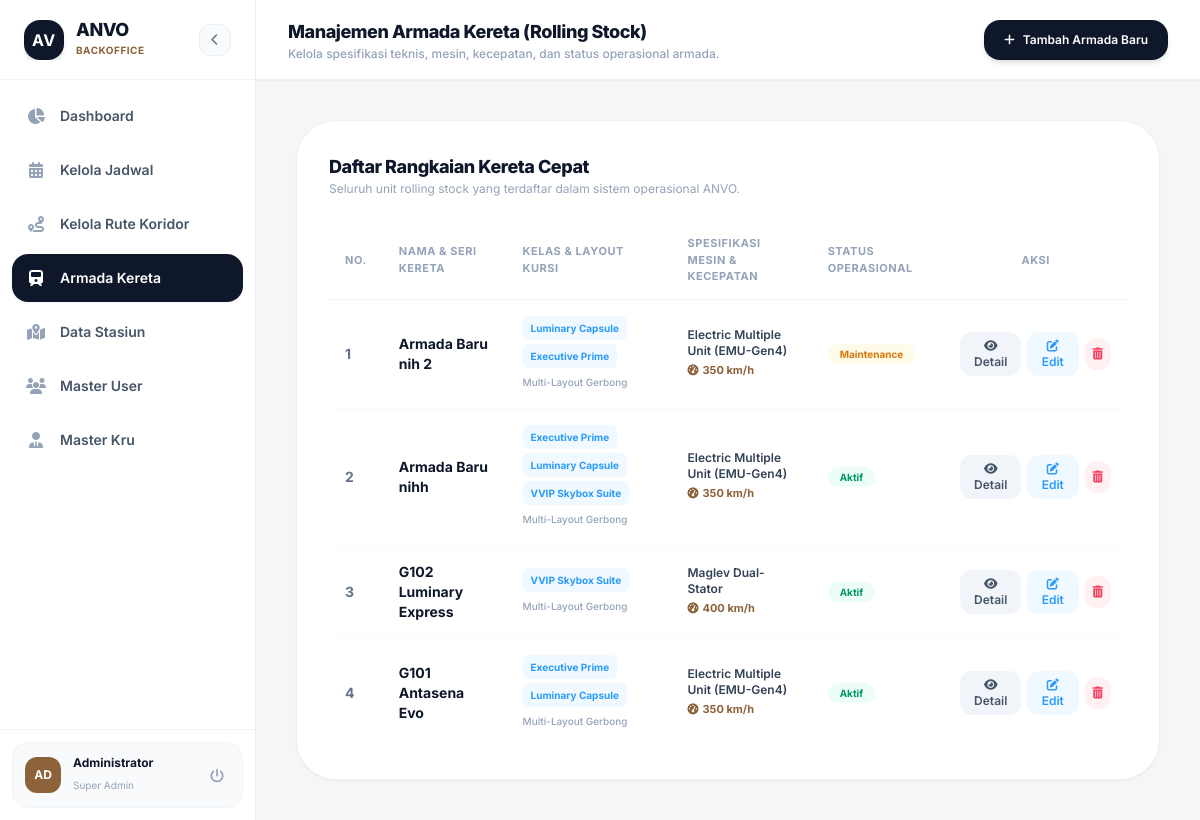
Screenshot of /public/armada with the database file from the repository.
### tables this page shows
CREATE TABLE `kereta` (
  `id_kereta` int(11) NOT NULL,
  `id_koridor` int(11) DEFAULT NULL,
  `nama_kereta` varchar(100) NOT NULL,
  `jenis_kelas` text NOT NULL,
  `layout_kursi` text NOT NULL,
  `jenis_mesin` varchar(100) DEFAULT 'Electric Multiple Unit (EMU-Gen4)',
  `kecepatan_maksimal` int(11) DEFAULT 350,
  `status_operasional` enum('Aktif','Standby','Maintenance','Rusak','Arsip/Gudang') DEFAULT 'Aktif',
  `kapasitas_kursi` int(11) DEFAULT 100
);

### app/Core/Controller.php (called while the page is built, shortened)
<?php
class Controller {
    public function view($view, $data = []) {
        extract($data);
        require_once '../views/' . $view . '.php';
    }
    public function model($model) {
        return new $model;
    }
}
?>

### app/Controllers/ArmadaController.php (called while the page is built, shortened)
<?php
class ArmadaController extends Controller {
    public function index() {
        $keretaModel = $this->model('Kereta');
        $data['judul'] = 'Manajemen Armada Kereta - ANVO Admin';
        $data['armada_list'] = $keretaModel->getAllKereta();
        $this->view('admin/armada', $data);
    }
}

### app/Core/App.php (called while the page is built, shortened)
<?php
class App {
    protected $method = 'index';
    protected $params = [];
    public function __construct() {
        $this->controller = new $this->controller;
        call_user_func_array([$this->controller, $this->method], $this->params);
    }
}
?>

### public/index.php (called while the page is built, shortened)
<?php
require_once '../app/Config/Database.php';
require_once '../app/Core/Controller.php';
require_once '../app/Core/App.php';
$app = new App();

### app/Models/Kereta.php (called while the page is built, shortened)
<?php
class Kereta {
    private $db;
    public function __construct() {
        $this->db = Database::getInstance()->getConnection();
    }
    public function getAllKereta() {
        $stmt = $this->db->prepare("SELECT * FROM kereta ORDER BY id_kereta DESC");
        $stmt->execute();
        $results = $stmt->fetchAll(PDO::FETCH_ASSOC);
        return $results;
    }
}

### app/Config/Database.php (called while the page is built, shortened)
<?php
class Database {
    private static $instance = null;
    private $pdo;
    private function __construct() {
        $config = parse_ini_file(__DIR__ . '/database.ini');
        $dsn = "mysql:host={$config['db_host']};dbname={$config['db_name']};charset=utf8mb4";
        $options = [
            PDO::ATTR_ERRMODE            => PDO::ERRMODE_EXCEPTION,
            PDO::ATTR_DEFAULT_FETCH_MODE => PDO::FETCH_ASSOC,
            PDO::ATTR_EMULATE_PREPARES   => false,
            PDO::ATTR_PERSISTENT         => true
        ];
        try {
            $this->pdo = new PDO($dsn, $config['db_user'], $config['db_pass'], $options);
        } catch (PDOException $e) {
            error_log("Koneksi Database PDO Gagal: " . $e->getMessage());
            throw new Exception("Sistem sedang mengalami gangguan. Silakan coba beberapa saat lagi.");
        }
    }
    public static function getInstance() {
        if (self::$instance === null) {
            self::$instance = new self();
        }
        return self::$instance;
    }
    public function getConnection() {
        return $this->pdo;
    }
}
?>

### views/admin/armada.php (the view, shortened to what this page needs)
<?php
$data['active_menu'] = 'armada';
require_once __DIR__ . '/../layouts/admin/header.php';
require_once __DIR__ . '/../layouts/admin/sidebar.php';
?>
    <div class="flex-1 flex flex-col min-w-0 relative">
        <header class="h-20 bg-white border-b border-slate-200/60 px-6 sm:px-8 flex justify-between items-center sticky top-0 z-25 shadow-sm">
            <div>
                <h1 class="text-base sm:text-lg font-extrabold text-[#0F172A] tracking-tight">Manajemen Armada Kereta (Rolling Stock)</h1>
                <p class="text-xs text-slate-400 font-medium">Kelola spesifikasi teknis, mesin, kecepatan, dan status operasional armada.</p>
            </div>
            <div>
                <button onclick="openModal('modal-tambah-armada')" class="bg-[#0F172A] hover:bg-[#8C6239] text-white px-5 py-3 rounded-2xl text-xs font-semibold transition-all shadow-md flex items-center gap-2">
                    <i class="fa-solid fa-plus"></i> Tambah Armada Baru
                </button>
            </div>
        </header>
        <main class="flex-1 p-6 sm:p-10 space-y-8 overflow-y-auto">
            <div class="bg-white p-6 sm:p-8 rounded-[2.5rem] border border-slate-200/60 shadow-sm space-y-6">
                <div>
                    <h2 class="text-base sm:text-lg font-extrabold text-[#0F172A] tracking-tight">Daftar Rangkaian Kereta Cepat</h2>
                    <p class="text-xs text-slate-400">Seluruh unit rolling stock yang terdaftar dalam sistem operasional ANVO.</p>
                </div>
                <div class="overflow-x-auto custom-scrollbar">
                    <table class="w-full text-left border-collapse">
                        <thead>
                            <tr class="border-b border-slate-100 text-[11px] uppercase text-slate-400 font-bold tracking-wider">
                                <th class="py-3.5 px-4">No.</th>
                                <th class="py-3.5 px-4">Nama & Seri Kereta</th>
                                <th class="py-3.5 px-4">Kelas & Layout Kursi</th>
                                <th class="py-3.5 px-4">Spesifikasi Mesin & Kecepatan</th>
                                <th class="py-3.5 px-4">Status Operasional</th>
                                <th class="py-3.5 px-4 text-center">Aksi</th>
                            </tr>
                        </thead>
                        <tbody class="text-sm divide-y divide-slate-50">
                            <?php if(empty($data['armada_list'])): ?>
                                <tr>
                                    <td colspan="6" class="py-12 text-center text-slate-400 font-medium text-xs">Belum ada armada kereta yang terdaftar.</td>
                                </tr>
                            <?php else: ?>
                                <?php $no = 1; foreach($data['armada_list'] as $arm): ?>
                                    <tr class="hover:bg-slate-50/60 transition-colors">
                                        <td class="py-4 px-4 font-bold text-slate-500"><?= $no++ ?></td>
                                        <td class="py-4 px-4 font-bold text-[#0F172A]"><?= htmlspecialchars($arm['nama_kereta']) ?></td>
                                        <td class="py-4 px-4">
                                            <div class="flex flex-wrap gap-1">
                                                <?php
                                                $rawKelas = $arm['jenis_kelas'] ?? '';
                                                $kelasArr = [];
                                                if (!empty($arm['jenis_kelas_arr']) && is_array($arm['jenis_kelas_arr'])) {
                                                    $kelasArr = $arm['jenis_kelas_arr'];
                                                } else {
                                                    $decoded = json_decode($rawKelas, true);
                                                    $kelasArr = is_array($decoded) ? $decoded : (!empty($rawKelas) ? explode(',', $rawKelas) : ['Standar']);
                                                }
                                                foreach($kelasArr as $kls):
                                                ?>
                                                    <span class="text-[10px] bg-sky-50 text-[#2B9BFB] px-2 py-0.5 rounded-md font-bold"><?= htmlspecialchars(trim($kls)) ?></span>
                                                <?php endforeach; ?>
                                            </div>
                                            <span class="text-[10px] text-slate-400 font-medium mt-1 block">Multi-Layout Gerbong</span>
                                        </td>
                                        <td class="py-4 px-4">
                                            <span class="font-semibold text-slate-700 block text-xs"><?= htmlspecialchars($arm['jenis_mesin'] ?? 'EMU-Gen4') ?></span>
                                            <span class="text-[11px] text-[#8C6239] font-bold"><i class="fa-solid fa-gauge-high mr-1"></i><?= $arm['kecepatan_maksimal'] ?? 350 ?> km/h</span>
                                        </td>
                                        <td class="py-4 px-4">
                                            <?php
                                                $status = $arm['status_operasional'] ?? 'Aktif';
                                                $badgeColor = 'bg-emerald-50 text-emerald-600';
                                                if($status == 'Maintenance') $badgeColor = 'bg-amber-50 text-amber-600';
                                            ?>
                                            <span class="text-[10px] px-3 py-1 rounded-full font-bold <?= $badgeColor ?>">
                                                <?= $status ?>
                                            </span>
                                        </td>
                                        <td class="py-4 px-4 text-center">
                                            <div class="flex items-center justify-center gap-1.5">
                                                <button onclick="bukaModalDetail(<?= htmlspecialchars(json_encode($arm)) ?>)" class="px-3 py-1.5 bg-slate-100 text-slate-600 hover:bg-[#0F172A] hover:text-white rounded-xl text-xs font-semibold transition-all" title="Detail">
                                                    <i class="fa-solid fa-eye"></i> Detail
                                                </button>
                                                <button onclick="bukaModalEdit(<?= htmlspecialchars(json_encode($arm)) ?>)" class="px-3 py-1.5 bg-sky-50 text-[#2B9BFB] hover:bg-[#2B9BFB] hover:text-white rounded-xl text-xs font-semibold transition-all" title="Edit">
                                                    <i class="fa-solid fa-pen-to-square"></i> Edit
                                                </button>
                                                <a href="/anvo/public/armada/hapus/<?= $arm['id_kereta'] ?>" onclick="return confirm('Hapus armada kereta ini?')" class="p-2 bg-rose-50 text-rose-500 hover:bg-rose-500 hover:text-white rounded-xl text-xs transition-all" title="Hapus">
                                                    <i class="fa-solid fa-trash-can"></i>
                                                </a>
                                            </div>
                                        </td>
                                    </tr>
                                <?php endforeach; ?>
                            <?php endif; ?>
                        </tbody>
                    </table>
                </div>
            </div>
        </main>
    </div>
<?php require_once __DIR__ . '/../layouts/admin/footer.php'; ?>

### views/layouts/admin/header.php (style rules this page uses)
body { font-family: 'Inter', sans-serif; }

### rows the page displays
kereta: nama_kereta "Armada Baru nih 2", kls "Luminary Capsule", kls "Executive Prime", jenis_mesin "Electric Multiple Unit (EMU-Gen4)", kecepatan_maksimal "350", status_operasional "Maintenance"
kereta: nama_kereta "Armada Baru nihh", kls "Executive Prime", kls "Luminary Capsule", kls "VVIP Skybox Suite", jenis_mesin "Electric Multiple Unit (EMU-Gen4)", kecepatan_maksimal "350", status_operasional "Aktif"
kereta: nama_kereta "G102 Luminary Express", kls "VVIP Skybox Suite", jenis_mesin "Maglev Dual-Stator", kecepatan_maksimal "400", status_operasional "Aktif"
kereta: nama_kereta "G101 Antasena Evo", kls "Executive Prime", kls "Luminary Capsule", jenis_mesin "Electric Multiple Unit (EMU-Gen4)", kecepatan_maksimal "350", status_operasional "Aktif"
